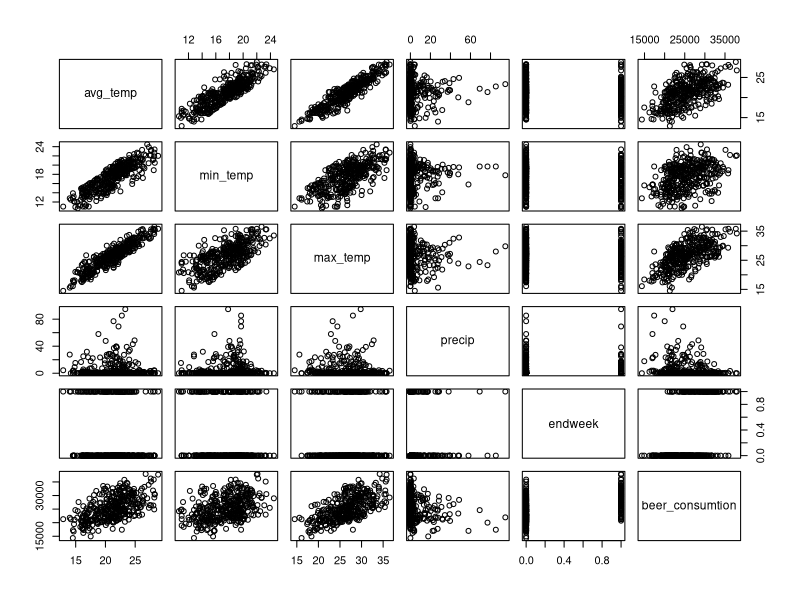
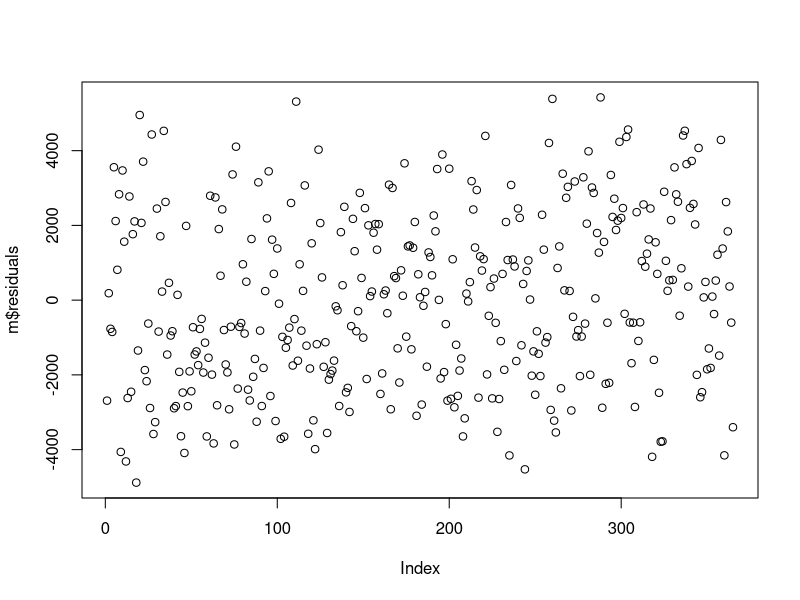
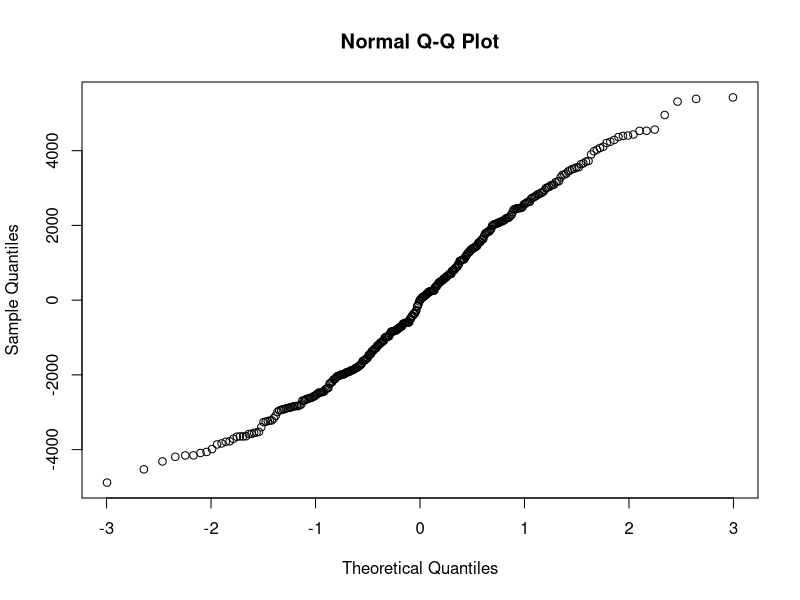

Write the R code that produced these figures, in order.

data <- read.csv("consumo_cerveza.csv")
head(data)

summary(data)

#Convertir esta variable en categorica. Lo convertimos en factor.
data$endweek

data$endweek.factor <- factor(data$endweek,
      levels = c(0,1),
     labels = c("no es finde", "es finde, party hard")
)
summary(data)


numeric_cols <- data[,2:7]

plot(numeric_cols)
cor(numeric_cols)

m <- lm(beer_consumtion ~ max_temp
        +endweek.factor, data=data)
summary(m)


m <- lm(beer_consumtion ~ avg_temp
        +min_temp+max_temp+precip+endweek.factor, data=data)
summary(m)

#max temp 30
# 0 soleado
# fin de semana

estimacion <- 6432 + 668*30 + 0 + 5184

#Calcular la desviación de los residuos
estimacion - 2*sd(m$residuals)

#Análisi de los residuos
plot(m$residuals)

#Si tus datos coinciden con los quantiles teoricos se muestra una recta
qqnorm(m$residuals)

#La regresión lineal es adecuada para el calculo de modelos on variables dentro de los valores minimos y maximos
























